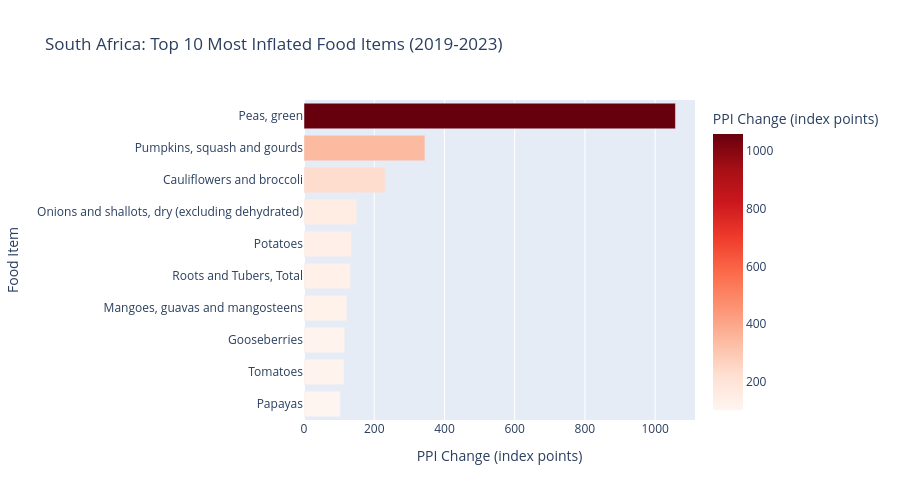

The notebook cell this image was saved under:
### Markdown cell above
🍊 Oranges & 🥔 Potatoes both spiked sharply to 235+ in 2023 — the biggest rise of any fruit or vegetable
🍅 Tomatoes jumped dramatically in 2022-2023 — likely linked to load shedding in South Africa affecting cold storage and distribution
🍌 Bananas have been consistently rising since 2016 and hit 165 by 2023
🍇 Grapes show the most stable trend overall — still 70% above baseline but rising gradually
All items crossed well above the 100 baseline by 2023 — nothing got cheaper

### Code cell
# Find top 10 items with biggest PPI rise in South Africa
sa_change = sa.copy()
sa_change['change'] = sa_change['Y2023'] - sa_change['Y2019']
sa_change = sa_change.dropna(subset=['change'])
sa_change = sa_change.nlargest(10, 'change')

fig3 = px.bar(
    sa_change,
    x='change',
    y='Item',
    orientation='h',
    title='South Africa: Top 10 Most Inflated Food Items (2019-2023)',
    labels={'change': 'PPI Change (index points)', 'Item': 'Food Item'},
    color='change',
    color_continuous_scale='Reds'
)
fig3.update_layout(
    yaxis={'categoryorder': 'total ascending'},
    height=500
)
fig3.show()

### Figure 1 — Plotly figure (JSON) as saved in the notebook; plotly's stock layout.template omitted (floating-point values rounded to 4 significant figures)
{"data": [{"hovertemplate": "PPI Change (index points)=%{marker.color}<br>Food Item=%{y}<extra></extra>", "legendgroup": "", "marker": {"color": [1058.0, 344.4, 231.2, 150.2, 134.7, 132.4, 122.2, 116.0, 114.3, 103.3], "coloraxis": "coloraxis", "pattern": {"shape": ""}}, "name": "", "orientation": "h", "showlegend": false, "textposition": "auto", "type": "bar", "x": [1058.0, 344.4, 231.2, 150.2, 134.7, 132.4, 122.2, 116.0, 114.3, 103.3], "xaxis": "x", "y": ["Peas, green", "Pumpkins, squash and gourds", "Cauliflowers and broccoli", "Onions and shallots, dry (excluding dehydrated)", "Potatoes", "Roots and Tubers, Total", "Mangoes, guavas and mangosteens", "Gooseberries", "Tomatoes", "Papayas"], "yaxis": "y"}], "layout": {"barmode": "relative", "coloraxis": {"colorbar": {"title": {"text": "PPI Change (index points)"}}, "colorscale": [[0, "rgb(255,245,240)"], [0.125, "rgb(254,224,210)"], [0.25, "rgb(252,187,161)"], [0.375, "rgb(252,146,114)"], [0.5, "rgb(251,106,74)"], [0.625, "rgb(239,59,44)"], [0.75, "rgb(203,24,29)"], [0.875, "rgb(165,15,21)"], [1, "rgb(103,0,13)"]]}, "height": 500, "legend": {"tracegroupgap": 0}, "title": {"text": "South Africa: Top 10 Most Inflated Food Items (2019-2023)"}, "xaxis": {"anchor": "y", "domain": [0, 1], "title": {"text": "PPI Change (index points)"}}, "yaxis": {"anchor": "x", "categoryorder": "total ascending", "domain": [0, 1], "title": {"text": "Food Item"}}}}
